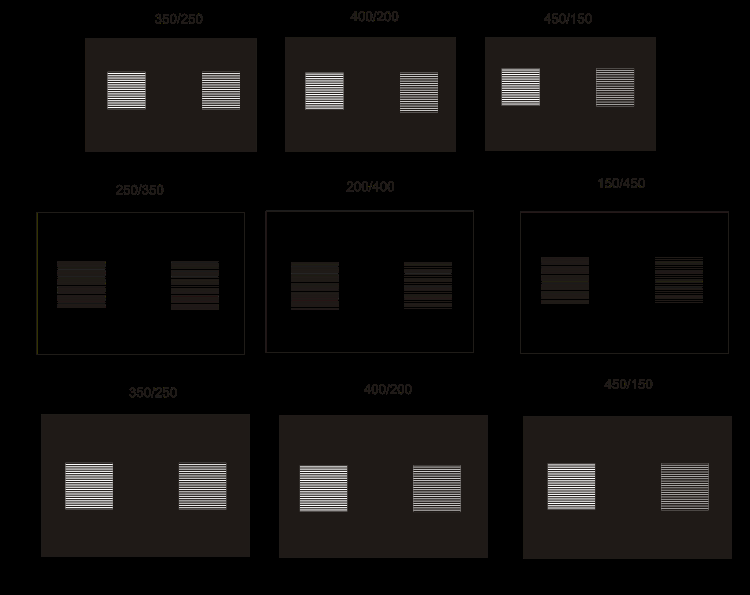
#> input picture tests/photomask_manipulation/photomask_large.bmp, 750 x 595 px
$ python photomask_segmentation.py
#> lines starting #> are read from the running program, lines starting #| are printed output that depends on the picture
from PIL import Image

DMD_WIDTH = 684
DMD_HEIGHT = 608

# use new image for padding
pad = Image.new('RGB',
                 (DMD_WIDTH, DMD_HEIGHT),   # DMD size
                 (0, 0, 0))  # black
#> pad: PIL image 684x608 RGB; every value is 0

# import photomask

photomask = Image.open("photomask_large.bmp")
#> photomask is the input picture: PIL image 750x595 RGB; mean R, G, B 16.1, 14.3, 13.3

# compare size to DMD size
print(photomask.size)
#| (750, 595)

p_width, p_height = photomask.size
#> p_width = 750; p_height = 595

if p_width < DMD_WIDTH and p_height < DMD_HEIGHT:


	# pad out with black so the final image will match the size of the DMD
	# copy photomask in (top left corner)
	pad.paste(photomask)
	pad.save("photomask_small_final.bmp")


elif p_width > DMD_WIDTH or p_height > DMD_HEIGHT:

	# pad out with black to a rectangle four times the size of the DMD
	# this will be split, and the edges of the design will match up
	pad = pad.resize((2*DMD_WIDTH,2*DMD_HEIGHT))
#> pad: PIL image 1368x1216 RGB; every value is 0

	print(pad.size)
#| (1368, 1216)

	# copy photomask in (top left corner)
	pad.paste(photomask)
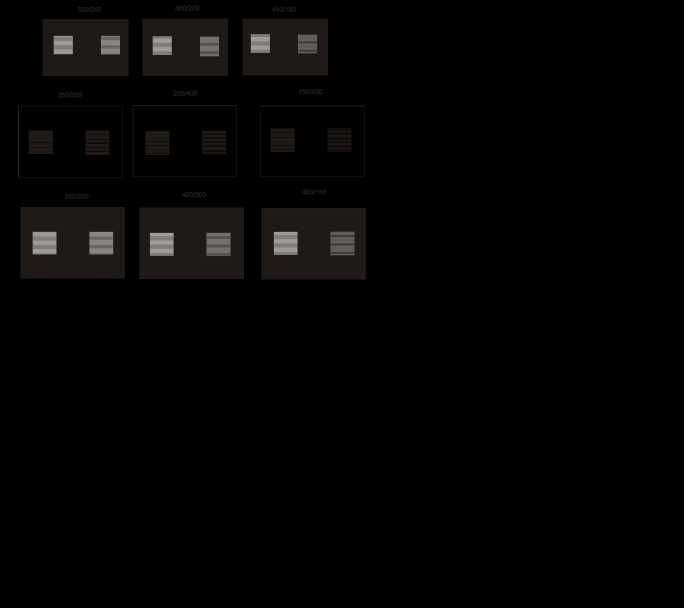
#> pad: PIL image 1368x1216 RGB (shown at 1/2 size); mean R, G, B 4.3, 3.8, 3.6

	# split this photomask into 4 (left to right, top to bottom)
	photomask_quad1 = pad.crop((0,0,DMD_WIDTH,DMD_HEIGHT))
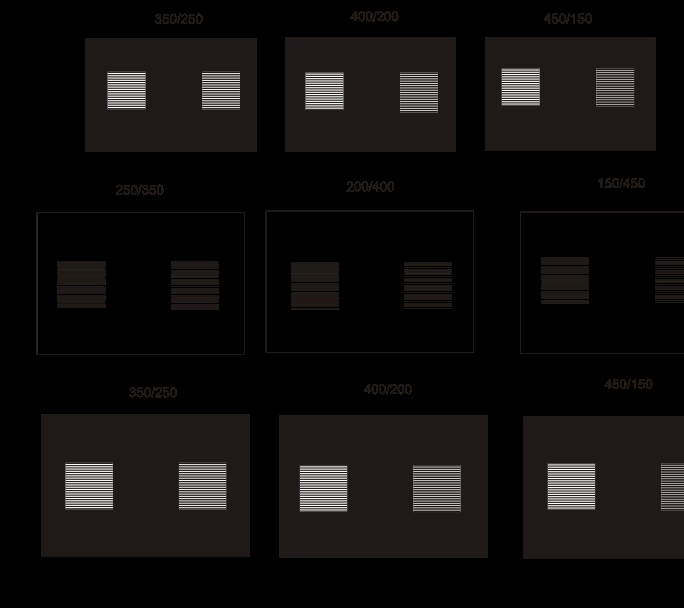
#> photomask_quad1: PIL image 684x608 RGB; mean R, G, B 16.5, 14.7, 13.6
	photomask_quad2 = pad.crop((DMD_WIDTH,0,2*DMD_WIDTH,DMD_HEIGHT))
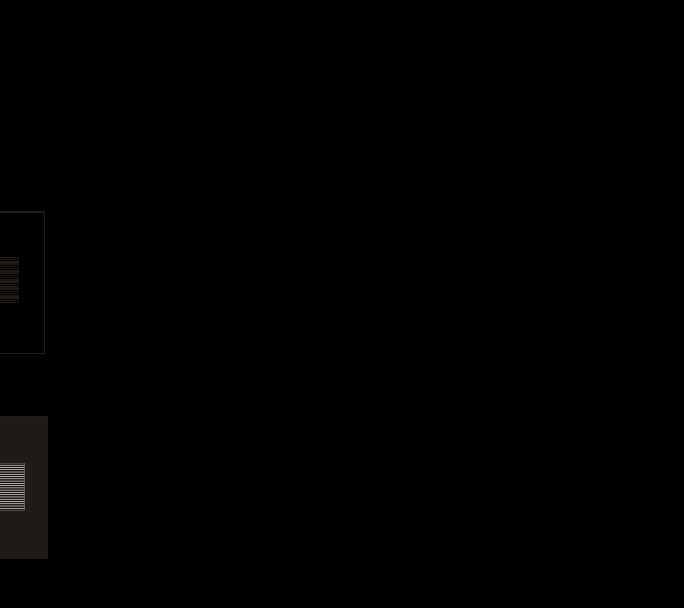
#> photomask_quad2: PIL image 684x608 RGB; mean R, G, B 0.7, 0.6, 0.6
	photomask_quad3 = pad.crop((0,DMD_HEIGHT,DMD_WIDTH,2*DMD_HEIGHT))
	photomask_quad4 = pad.crop((DMD_WIDTH,DMD_HEIGHT,2*DMD_WIDTH,2*DMD_HEIGHT))

	pad.save("photomask_large_final.bmp")
	photomask_quad1.save("photomask_quad1_final.bmp")
	photomask_quad2.save("photomask_quad2_final.bmp")
	photomask_quad3.save("photomask_quad3_final.bmp")
	photomask_quad4.save("photomask_quad4_final.bmp")
